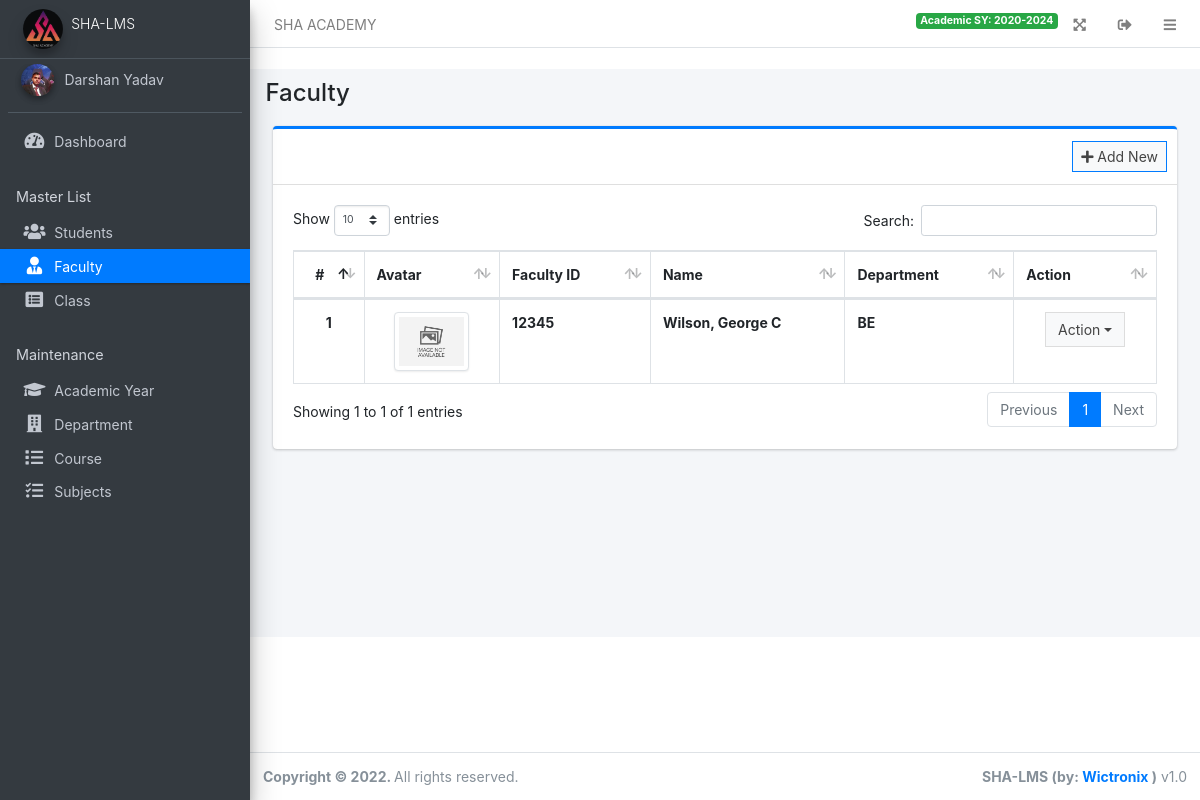
The app's page /admin/?page=faculty (signed in) with its own data.
### tables this page shows
CREATE TABLE `faculty` (
  `id` int(30) NOT NULL,
  `faculty_id` varchar(50) NOT NULL,
  `department_id` int(30) NOT NULL,
  `firstname` varchar(150) NOT NULL,
  `middlename` varchar(150) NOT NULL,
  `lastname` varchar(150) NOT NULL,
  `email` varchar(250) NOT NULL,
  `contact` varchar(150) NOT NULL,
  `gender` varchar(20) NOT NULL,
  `address` text DEFAULT NULL,
  `password` text DEFAULT NULL,
  `dob` int(11) NOT NULL,
  `avatar` text DEFAULT NULL
);

CREATE TABLE `department` (
  `id` int(30) NOT NULL,
  `department` varchar(250) NOT NULL,
  `description` text DEFAULT NULL
);

### config.php (called while the page is built, shortened)
<?php
function validate_image($file){
	if(!empty($file)){
		if(is_file(base_app.$file)){
			return base_url.$file;
		}else{
			return base_url.'dist/img/no-image-available.png';
		}
	}else{
		return base_url.'dist/img/no-image-available.png';
	}
}
?>

### admin/faculty/index.php (the view, shortened to what this page needs)
<div class="col-lg-12">
	<div class="card card-outline card-primary">
		<div class="card-header">
			<div class="card-tools">
				<a class="btn btn-block btn-sm btn-default btn-flat border-primary new_faculty" href="javascript:void(0)"><i class="fa fa-plus"></i> Add New</a>
			</div>
		</div>
		<div class="card-body">
			<table class="table tabe-hover table-bordered" id="list">
				<thead>
					<tr>
						<th class="text-center">#</th>
						<th>Avatar</th>
						<th>Faculty ID</th>
						<th>Name</th>
						<th>Department</th>
						<th>Action</th>
					</tr>
				</thead>
				<tbody>
					<?php
					$i = 1;
					$qry = $conn->query("SELECT *,CONCAT(firstname,' ', middlename,' ',lastname) as name FROM faculty order by CONCAT(firstname,' ', middlename,' ',lastname) asc ");
					while($row= $qry->fetch_assoc()):
						$department = $conn->query("SELECT * FROM department where id = '{$row['department_id']}'");
						$department = $department->num_rows > 0 ? $department->fetch_array()['department'] : ""
					?>
					<tr>
						<th class="text-center"><?php echo $i++ ?></th>
						<td><center><img src="<?php echo validate_image($row['avatar']) ?>" alt="" class="img-thumbnail border-rounded" width="75px" height="75px" style="object-fit: cover;"></center></td>
						<td><b><?php echo $row['faculty_id'] ?></b></td>
						<td><b><?php echo ucwords($row['lastname'].", ".$row['firstname'].' '.$row['middlename']) ?></b></td>
						<td><b><?php echo $department ?></b></td>
						<td class="text-center">
    						<div class="btn-group">
		                    <button type="button" class="btn btn-default btn-block btn-flat dropdown-toggle dropdown-hover dropdown-icon" data-toggle="dropdown" aria-expanded="false">
		                    	Action
		                    </button>
		                </div>
						</td>
					</tr>
				<?php endwhile; ?>
				</tbody>
			</table>
		</div>
	</div>
</div>

### records on screen
faculty: faculty "12345", lastname+firstname+middlename "Wilson, George C", department.department "BE"

### other values on screen
$_settings->info('name') "SHA ACADEMY"
$_settings->userdata('academic_sy') "2020-2024"
$_settings->info('short_name') "SHA-LMS"
$_settings->userdata('firstname').' '.$_settings->userdata('lastname') "Darshan Yadav"
str_replace("_", " ",$page) "Faculty"
